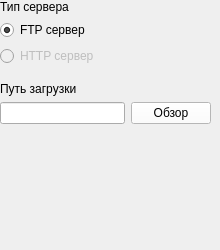
      <widget class="QWidget" name="DownloadTabPage">
       <attribute name="title">
        <string>Загрузка</string>
       </attribute>
       <widget class="QWidget" name="gridLayoutWidget_2">
        <property name="geometry">
         <rect>
          <x>0</x>
          <y>0</y>
          <width>211</width>
          <height>241</height>
         </rect>
        </property>
        <layout class="QGridLayout" name="DownloadTabLayout">
         <property name="margin">
          <number>0</number>
         </property>
         <property name="spacing">
          <number>6</number>
         </property>
         <item row="2" column="0">
          <widget class="QRadioButton" name="FTPButton">
           <property name="text">
            <string>FTP сервер</string>
           </property>
           <property name="checked">
            <bool>true</bool>
           </property>
          </widget>
         </item>
         <item row="3" column="0">
          <widget class="QRadioButton" name="HTTPButton">
           <property name="enabled">
            <bool>false</bool>
           </property>
           <property name="text">
            <string>HTTP сервер</string>
           </property>
          </widget>
         </item>
         <item row="5" column="0">
          <widget class="QLabel" name="DownloadPathLabel">
           <property name="text">
            <string>Путь загрузки</string>
           </property>
          </widget>
         </item>
         <item row="6" column="0">
          <widget class="QLineEdit" name="DownloadPathBox"/>
         </item>
         <item row="1" column="0">
          <widget class="QLabel" name="ServerLabel">
           <property name="text">
            <string>Тип сервера</string>
           </property>
          </widget>
         </item>
         <item row="6" column="1">
          <widget class="QPushButton" name="OpenDirButton">
           <property name="palette">
            <palette>
             <active>
              <colorrole role="WindowText">
               <brush brushstyle="SolidPattern">
                <color alpha="255">
                 <red>0</red>
                 <green>0</green>
                 <blue>0</blue>
                </color>
               </brush>
              </colorrole>
              <colorrole role="Button">
               <brush brushstyle="SolidPattern">
                <color alpha="255">
                 <red>255</red>
                 <green>255</green>
                 <blue>255</blue>
                </color>
               </brush>
              </colorrole>
              <colorrole role="Light">
               <brush brushstyle="SolidPattern">
                <color alpha="255">
                 <red>255</red>
                 <green>255</green>
                 <blue>255</blue>
                </color>
               </brush>
              </colorrole>
              <colorrole role="Midlight">
               <brush brushstyle="SolidPattern">
                <color alpha="255">
                 <red>255</red>
                 <green>255</green>
                 <blue>255</blue>
                </color>
               </brush>
              </colorrole>
              <colorrole role="Dark">
               <brush brushstyle="SolidPattern">
                <color alpha="255">
                 <red>127</red>
                 <green>127</green>
                 <blue>127</blue>
                </color>
               </brush>
              </colorrole>
              <colorrole role="Mid">
               <brush brushstyle="SolidPattern">
                <color alpha="255">
                 <red>170</red>
                 <green>170</green>
                 <blue>170</blue>
                </color>
               </brush>
              </colorrole>
              <colorrole role="Text">
               <brush brushstyle="SolidPattern">
                <color alpha="255">
                 <red>0</red>
                 <green>0</green>
                 <blue>0</blue>
                </color>
               </brush>
              </colorrole>
              <colorrole role="BrightText">
               <brush brushstyle="SolidPattern">
                <color alpha="255">
                 <red>255</red>
                 <green>255</green>
                 <blue>255</blue>
                </color>
               </brush>
              </colorrole>
              <colorrole role="ButtonText">
               <brush brushstyle="SolidPattern">
                <color alpha="255">
                 <red>0</red>
                 <green>0</green>
                 <blue>0</blue>
                </color>
               </brush>
              </colorrole>
              <colorrole role="Base">
               <brush brushstyle="SolidPattern">
                <color alpha="255">
                 <red>255</red>
                 <green>255</green>
                 <blue>255</blue>
                </color>
               </brush>
              </colorrole>
              <colorrole role="Window">
               <brush brushstyle="SolidPattern">
                <color alpha="255">
                 <red>255</red>
                 <green>255</green>
                 <blue>255</blue>
                </color>
               </brush>
              </colorrole>
              <colorrole role="Shadow">
               <brush brushstyle="SolidPattern">
                <color alpha="255">
                 <red>0</red>
                 <green>0</green>
                 <blue>0</blue>
                </color>
               </brush>
              </colorrole>
              <colorrole role="AlternateBase">
               <brush brushstyle="SolidPattern">
                <color alpha="255">
                 <red>255</red>
                 <green>255</green>
                 <blue>255</blue>
                </color>
               </brush>
              </colorrole>
              <colorrole role="ToolTipBase">
               <brush brushstyle="SolidPattern">
                <color alpha="255">
                 <red>255</red>
                 <green>255</green>
                 <blue>220</blue>
                </color>
               </brush>
              </colorrole>
              <colorrole role="ToolTipText">
               <brush brushstyle="SolidPattern">
                <color alpha="255">
                 <red>0</red>
                 <green>0</green>
                 <blue>0</blue>
                </color>
               </brush>
              </colorrole>
             </active>
             <inactive>
              <colorrole role="WindowText">
               <brush brushstyle="SolidPattern">
                <color alpha="255">
                 <red>0</red>
                 <green>0</green>
                 <blue>0</blue>
                </color>
               </brush>
              </colorrole>
              <colorrole role="Button">
               <brush brushstyle="SolidPattern">
                <color alpha="255">
                 <red>255</red>
                 <green>255</green>
                 <blue>255</blue>
                </color>
               </brush>
              </colorrole>
              <colorrole role="Light">
               <brush brushstyle="SolidPattern">
                <color alpha="255">
                 <red>255</red>
                 <green>255</green>
                 <blue>255</blue>
                </color>
               </brush>
              </colorrole>
              <colorrole role="Midlight">
               <brush brushstyle="SolidPattern">
                <color alpha="255">
                 <red>255</red>
                 <green>255</green>
                 <blue>255</blue>
                </color>
               </brush>
              </colorrole>
              <colorrole role="Dark">
               <brush brushstyle="SolidPattern">
                <color alpha="255">
                 <red>127</red>
                 <green>127</green>
                 <blue>127</blue>
                </color>
               </brush>
              </colorrole>
              <colorrole role="Mid">
               <brush brushstyle="SolidPattern">
                <color alpha="255">
                 <red>170</red>
                 <green>170</green>
                 <blue>170</blue>
                </color>
               </brush>
              </colorrole>
              <colorrole role="Text">
               <brush brushstyle="SolidPattern">
                <color alpha="255">
                 <red>0</red>
                 <green>0</green>
                 <blue>0</blue>
                </color>
               </brush>
              </colorrole>
              <colorrole role="BrightText">
               <brush brushstyle="SolidPattern">
                <color alpha="255">
                 <red>255</red>
                 <green>255</green>
                 <blue>255</blue>
                </color>
               </brush>
              </colorrole>
              <colorrole role="ButtonText">
               <brush brushstyle="SolidPattern">
                <color alpha="255">
                 <red>0</red>
                 <green>0</green>
                 <blue>0</blue>
                </color>
               </brush>
              </colorrole>
              <colorrole role="Base">
               <brush brushstyle="SolidPattern">
                <color alpha="255">
                 <red>255</red>
                 <green>255</green>
                 <blue>255</blue>
                </color>
               </brush>
              </colorrole>
              <colorrole role="Window">
               <brush brushstyle="SolidPattern">
                <color alpha="255">
                 <red>255</red>
                 <green>255</green>
                 <blue>255</blue>
                </color>
               </brush>
              </colorrole>
              <colorrole role="Shadow">
               <brush brushstyle="SolidPattern">
                <color alpha="255">
                 <red>0</red>
                 <green>0</green>
                 <blue>0</blue>
                </color>
               </brush>
              </colorrole>
              <colorrole role="AlternateBase">
               <brush brushstyle="SolidPattern">
                <color alpha="255">
                 <red>255</red>
                 <green>255</green>
                 <blue>255</blue>
                </color>
               </brush>
              </colorrole>
              <colorrole role="ToolTipBase">
               <brush brushstyle="SolidPattern">
                <color alpha="255">
                 <red>255</red>
                 <green>255</green>
                 <blue>220</blue>
                </color>
               </brush>
              </colorrole>
              <colorrole role="ToolTipText">
               <brush brushstyle="SolidPattern">
                <color alpha="255">
                 <red>0</red>
                 <green>0</green>
                 <blue>0</blue>
                </color>
               </brush>
              </colorrole>
             </inactive>
             <disabled>
              <colorrole role="WindowText">
               <brush brushstyle="SolidPattern">
                <color alpha="255">
                 <red>127</red>
                 <green>127</green>
                 <blue>127</blue>
                </color>
               </brush>
              </colorrole>
              <colorrole role="Button">
               <brush brushstyle="SolidPattern">
                <color alpha="255">
                 <red>255</red>
                 <green>255</green>
                 <blue>255</blue>
                </color>
               </brush>
              </colorrole>
              <colorrole role="Light">
               <brush brushstyle="SolidPattern">
                <color alpha="255">
                 <red>255</red>
                 <green>255</green>
                 <blue>255</blue>
                </color>
               </brush>
              </colorrole>
              <colorrole role="Midlight">
               <brush brushstyle="SolidPattern">
                <color alpha="255">
                 <red>255</red>
                 <green>255</green>
                 <blue>255</blue>
                </color>
               </brush>
              </colorrole>
              <colorrole role="Dark">
               <brush brushstyle="SolidPattern">
                <color alpha="255">
                 <red>127</red>
                 <green>127</green>
                 <blue>127</blue>
                </color>
               </brush>
              </colorrole>
              <colorrole role="Mid">
               <brush brushstyle="SolidPattern">
                <color alpha="255">
                 <red>170</red>
                 <green>170</green>
                 <blue>170</blue>
                </color>
               </brush>
              </colorrole>
              <colorrole role="Text">
               <brush brushstyle="SolidPattern">
                <color alpha="255">
                 <red>127</red>
                 <green>127</green>
                 <blue>127</blue>
                </color>
               </brush>
              </colorrole>
              <colorrole role="BrightText">
               <brush brushstyle="SolidPattern">
                <color alpha="255">
                 <red>255</red>
                 <green>255</green>
                 <blue>255</blue>
                </color>
               </brush>
              </colorrole>
              <colorrole role="ButtonText">
               <brush brushstyle="SolidPattern">
                <color alpha="255">
                 <red>127</red>
                 <green>127</green>
                 <blue>127</blue>
                </color>
               </brush>
              </colorrole>
              <colorrole role="Base">
               <brush brushstyle="SolidPattern">
                <color alpha="255">
                 <red>255</red>
                 <green>255</green>
                 <blue>255</blue>
                </color>
               </brush>
              </colorrole>
              <colorrole role="Window">
               <brush brushstyle="SolidPattern">
                <color alpha="255">
                 <red>255</red>
                 <green>255</green>
                 <blue>255</blue>
                </color>
               </brush>
              </colorrole>
              <colorrole role="Shadow">
               <brush brushstyle="SolidPattern">
                <color alpha="255">
                 <red>0</red>
                 <green>0</green>
                 <blue>0</blue>
                </color>
               </brush>
              </colorrole>
              <colorrole role="AlternateBase">
               <brush brushstyle="SolidPattern">
                <color alpha="255">
                 <red>255</red>
                 <green>255</green>
                 <blue>255</blue>
                </color>
               </brush>
              </colorrole>
              <colorrole role="ToolTipBase">
               <brush brushstyle="SolidPattern">
                <color alpha="255">
                 <red>255</red>
                 <green>255</green>
                 <blue>220</blue>
                </color>
               </brush>
              </colorrole>
              <colorrole role="ToolTipText">
               <brush brushstyle="SolidPattern">
                <color alpha="255">
                 <red>0</red>
                 <green>0</green>
                 <blue>0</blue>
                </color>
               </brush>
              </colorrole>
             </disabled>
            </palette>
           </property>
           <property name="text">
            <string>Обзор</string>
           </property>
          </widget>
         </item>
         <item row="7" column="0">
          <spacer name="verticalSpacer">
           <property name="orientation">
            <enum>Qt::Vertical</enum>
           </property>
           <property name="sizeHint" stdset="0">
            <size>
             <width>20</width>
             <height>40</height>
            </size>
           </property>
          </spacer>
         </item>
         <item row="4" column="0" colspan="2">
          <spacer name="verticalSpacer_2">
           <property name="orientation">
            <enum>Qt::Vertical</enum>
           </property>
           <property name="sizeType">
            <enum>QSizePolicy::Fixed</enum>
           </property>
           <property name="sizeHint" stdset="0">
            <size>
             <width>20</width>
             <height>10</height>
            </size>
           </property>
          </spacer>
         </item>
        </layout>
       </widget>
      </widget>
